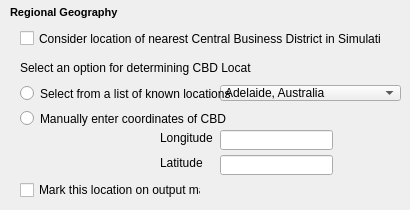
           <widget class="QWidget" name="regiongeography_widget" native="true">
            <property name="minimumSize">
             <size>
              <width>0</width>
              <height>210</height>
             </size>
            </property>
            <widget class="QLabel" name="cbdoption_lbl">
             <property name="geometry">
              <rect>
               <x>20</x>
               <y>60</y>
               <width>231</width>
               <height>16</height>
              </rect>
             </property>
             <property name="whatsThis">
              <string>&lt;!DOCTYPE HTML PUBLIC &quot;-//W3C//DTD HTML 4.0//EN&quot; &quot;http://www.w3.org/TR/REC-html40/strict.dtd&quot;&gt;
&lt;html&gt;&lt;head&gt;&lt;meta name=&quot;qrichtext&quot; content=&quot;1&quot; /&gt;&lt;style type=&quot;text/css&quot;&gt;
p, li { white-space: pre-wrap; }
&lt;/style&gt;&lt;/head&gt;&lt;body style=&quot; font-family:'MS Shell Dlg 2'; font-size:8.25pt; font-weight:400; font-style:normal;&quot;&gt;
&lt;p style=&quot; margin-top:0px; margin-bottom:0px; margin-left:0px; margin-right:0px; -qt-block-indent:0; text-indent:0px;&quot;&gt;&lt;span style=&quot; font-size:8pt;&quot;&gt;How many blocks to consider when determining drainage fluxes (the greater the number, the greater the computational burden).&lt;/span&gt;&lt;/p&gt;&lt;/body&gt;&lt;/html&gt;</string>
             </property>
             <property name="text">
              <string>Select an option for determining CBD Location:</string>
             </property>
            </widget>
            <widget class="QLabel" name="optionsmc_lbl_2">
             <property name="geometry">
              <rect>
               <x>10</x>
               <y>5</y>
               <width>231</width>
               <height>16</height>
              </rect>
             </property>
             <property name="whatsThis">
              <string>&lt;!DOCTYPE HTML PUBLIC &quot;-//W3C//DTD HTML 4.0//EN&quot; &quot;http://www.w3.org/TR/REC-html40/strict.dtd&quot;&gt;
&lt;html&gt;&lt;head&gt;&lt;meta name=&quot;qrichtext&quot; content=&quot;1&quot; /&gt;&lt;style type=&quot;text/css&quot;&gt;
p, li { white-space: pre-wrap; }
&lt;/style&gt;&lt;/head&gt;&lt;body style=&quot; font-family:'MS Shell Dlg 2'; font-size:8.25pt; font-weight:400; font-style:normal;&quot;&gt;
&lt;p style=&quot; margin-top:0px; margin-bottom:0px; margin-left:0px; margin-right:0px; -qt-block-indent:0; text-indent:0px;&quot;&gt;&lt;span style=&quot; font-size:8pt;&quot;&gt;How many blocks to consider when determining drainage fluxes (the greater the number, the greater the computational burden).&lt;/span&gt;&lt;/p&gt;&lt;/body&gt;&lt;/html&gt;</string>
             </property>
             <property name="text">
              <string>&lt;!DOCTYPE HTML PUBLIC &quot;-//W3C//DTD HTML 4.0//EN&quot; &quot;http://www.w3.org/TR/REC-html40/strict.dtd&quot;&gt;
&lt;html&gt;&lt;head&gt;&lt;meta name=&quot;qrichtext&quot; content=&quot;1&quot; /&gt;&lt;style type=&quot;text/css&quot;&gt;
p, li { white-space: pre-wrap; }
&lt;/style&gt;&lt;/head&gt;&lt;body style=&quot; font-family:'MS Shell Dlg 2'; font-size:8.25pt; font-weight:400; font-style:normal;&quot;&gt;
&lt;p style=&quot; margin-top:0px; margin-bottom:0px; margin-left:0px; margin-right:0px; -qt-block-indent:0; text-indent:0px;&quot;&gt;&lt;span style=&quot; font-size:8pt; font-weight:600;&quot;&gt;Regional Geography&lt;/span&gt;&lt;/p&gt;&lt;/body&gt;&lt;/html&gt;</string>
             </property>
            </widget>
            <widget class="QComboBox" name="cbd_combo">
             <property name="geometry">
              <rect>
               <x>220</x>
               <y>85</y>
               <width>181</width>
               <height>16</height>
              </rect>
             </property>
             <item>
              <property name="text">
               <string>Adelaide, Australia</string>
              </property>
             </item>
             <item>
              <property name="text">
               <string>Brisbane, Australia</string>
              </property>
             </item>
             <item>
              <property name="text">
               <string>Cairns, Australia</string>
              </property>
             </item>
             <item>
              <property name="text">
               <string>Canberra, Australia</string>
              </property>
             </item>
             <item>
              <property name="text">
               <string>Copenhagen, Denmark</string>
              </property>
             </item>
             <item>
              <property name="text">
               <string>Innsbruck, Austria</string>
              </property>
             </item>
             <item>
              <property name="text">
               <string>Kuala Lumpur, Malaysia</string>
              </property>
             </item>
             <item>
              <property name="text">
               <string>London, UK</string>
              </property>
             </item>
             <item>
              <property name="text">
               <string>Melbourne, Australia</string>
              </property>
             </item>
             <item>
              <property name="text">
               <string>Munich, Germany</string>
              </property>
             </item>
             <item>
              <property name="text">
               <string>Perth, Australia</string>
              </property>
             </item>
             <item>
              <property name="text">
               <string>Singapore, Singapore</string>
              </property>
             </item>
             <item>
              <property name="text">
               <string>Sydney, Australia</string>
              </property>
             </item>
             <item>
              <property name="text">
               <string>Vienna, Austria</string>
              </property>
             </item>
            </widget>
            <widget class="QCheckBox" name="considergeo_check">
             <property name="geometry">
              <rect>
               <x>20</x>
               <y>30</y>
               <width>361</width>
               <height>17</height>
              </rect>
             </property>
             <property name="whatsThis">
              <string>Check if you want to avoid localised ponds forming in the region. If this is of particular interest because the DEM's accuracy has been assured and the purpose of the simulation is to assess these problem spots, then leave this box unchecked.

Correction proceeds as follows:
- If cell cannot transfer water downhill, but there is an adjacent cell with identical elevation within tolerance limit, it will transfer the water into this.
- If tolerance limit is not met, cell's water is routed directly to catchment outlet.</string>
             </property>
             <property name="text">
              <string>Consider location of nearest Central Business District in Simulation</string>
             </property>
            </widget>
            <widget class="QRadioButton" name="cbdknown_radio">
             <property name="geometry">
              <rect>
               <x>20</x>
               <y>85</y>
               <width>211</width>
               <height>17</height>
              </rect>
             </property>
             <property name="text">
              <string>Select from a list of known locations</string>
             </property>
            </widget>
            <widget class="QRadioButton" name="cbdmanual_radio">
             <property name="geometry">
              <rect>
               <x>20</x>
               <y>110</y>
               <width>211</width>
               <height>17</height>
              </rect>
             </property>
             <property name="text">
              <string>Manually enter coordinates of CBD</string>
             </property>
            </widget>
            <widget class="QLineEdit" name="cbdlong_box">
             <property name="geometry">
              <rect>
               <x>220</x>
               <y>130</y>
               <width>113</width>
               <height>20</height>
              </rect>
             </property>
            </widget>
            <widget class="QLineEdit" name="cbdlat_box">
             <property name="geometry">
              <rect>
               <x>220</x>
               <y>155</y>
               <width>113</width>
               <height>20</height>
              </rect>
             </property>
            </widget>
            <widget class="QLabel" name="cbdlong_lbl">
             <property name="geometry">
              <rect>
               <x>160</x>
               <y>130</y>
               <width>61</width>
               <height>16</height>
              </rect>
             </property>
             <property name="whatsThis">
              <string>&lt;!DOCTYPE HTML PUBLIC &quot;-//W3C//DTD HTML 4.0//EN&quot; &quot;http://www.w3.org/TR/REC-html40/strict.dtd&quot;&gt;
&lt;html&gt;&lt;head&gt;&lt;meta name=&quot;qrichtext&quot; content=&quot;1&quot; /&gt;&lt;style type=&quot;text/css&quot;&gt;
p, li { white-space: pre-wrap; }
&lt;/style&gt;&lt;/head&gt;&lt;body style=&quot; font-family:'MS Shell Dlg 2'; font-size:8.25pt; font-weight:400; font-style:normal;&quot;&gt;
&lt;p style=&quot; margin-top:0px; margin-bottom:0px; margin-left:0px; margin-right:0px; -qt-block-indent:0; text-indent:0px;&quot;&gt;&lt;span style=&quot; font-size:8pt;&quot;&gt;How many blocks to consider when determining drainage fluxes (the greater the number, the greater the computational burden).&lt;/span&gt;&lt;/p&gt;&lt;/body&gt;&lt;/html&gt;</string>
             </property>
             <property name="text">
              <string>Longitude</string>
             </property>
            </widget>
            <widget class="QLabel" name="cbdlat_lbl">
             <property name="geometry">
              <rect>
               <x>160</x>
               <y>155</y>
               <width>61</width>
               <height>16</height>
              </rect>
             </property>
             <property name="whatsThis">
              <string>&lt;!DOCTYPE HTML PUBLIC &quot;-//W3C//DTD HTML 4.0//EN&quot; &quot;http://www.w3.org/TR/REC-html40/strict.dtd&quot;&gt;
&lt;html&gt;&lt;head&gt;&lt;meta name=&quot;qrichtext&quot; content=&quot;1&quot; /&gt;&lt;style type=&quot;text/css&quot;&gt;
p, li { white-space: pre-wrap; }
&lt;/style&gt;&lt;/head&gt;&lt;body style=&quot; font-family:'MS Shell Dlg 2'; font-size:8.25pt; font-weight:400; font-style:normal;&quot;&gt;
&lt;p style=&quot; margin-top:0px; margin-bottom:0px; margin-left:0px; margin-right:0px; -qt-block-indent:0; text-indent:0px;&quot;&gt;&lt;span style=&quot; font-size:8pt;&quot;&gt;How many blocks to consider when determining drainage fluxes (the greater the number, the greater the computational burden).&lt;/span&gt;&lt;/p&gt;&lt;/body&gt;&lt;/html&gt;</string>
             </property>
             <property name="text">
              <string>Latitude</string>
             </property>
            </widget>
            <widget class="QCheckBox" name="cbdmark_check">
             <property name="geometry">
              <rect>
               <x>20</x>
               <y>180</y>
               <width>181</width>
               <height>20</height>
              </rect>
             </property>
             <property name="whatsThis">
              <string>Check if you want to avoid localised ponds forming in the region. If this is of particular interest because the DEM's accuracy has been assured and the purpose of the simulation is to assess these problem spots, then leave this box unchecked.

Correction proceeds as follows:
- If cell cannot transfer water downhill, but there is an adjacent cell with identical elevation within tolerance limit, it will transfer the water into this.
- If tolerance limit is not met, cell's water is routed directly to catchment outlet.</string>
             </property>
             <property name="text">
              <string>Mark this location on output map</string>
             </property>
            </widget>
           </widget>
